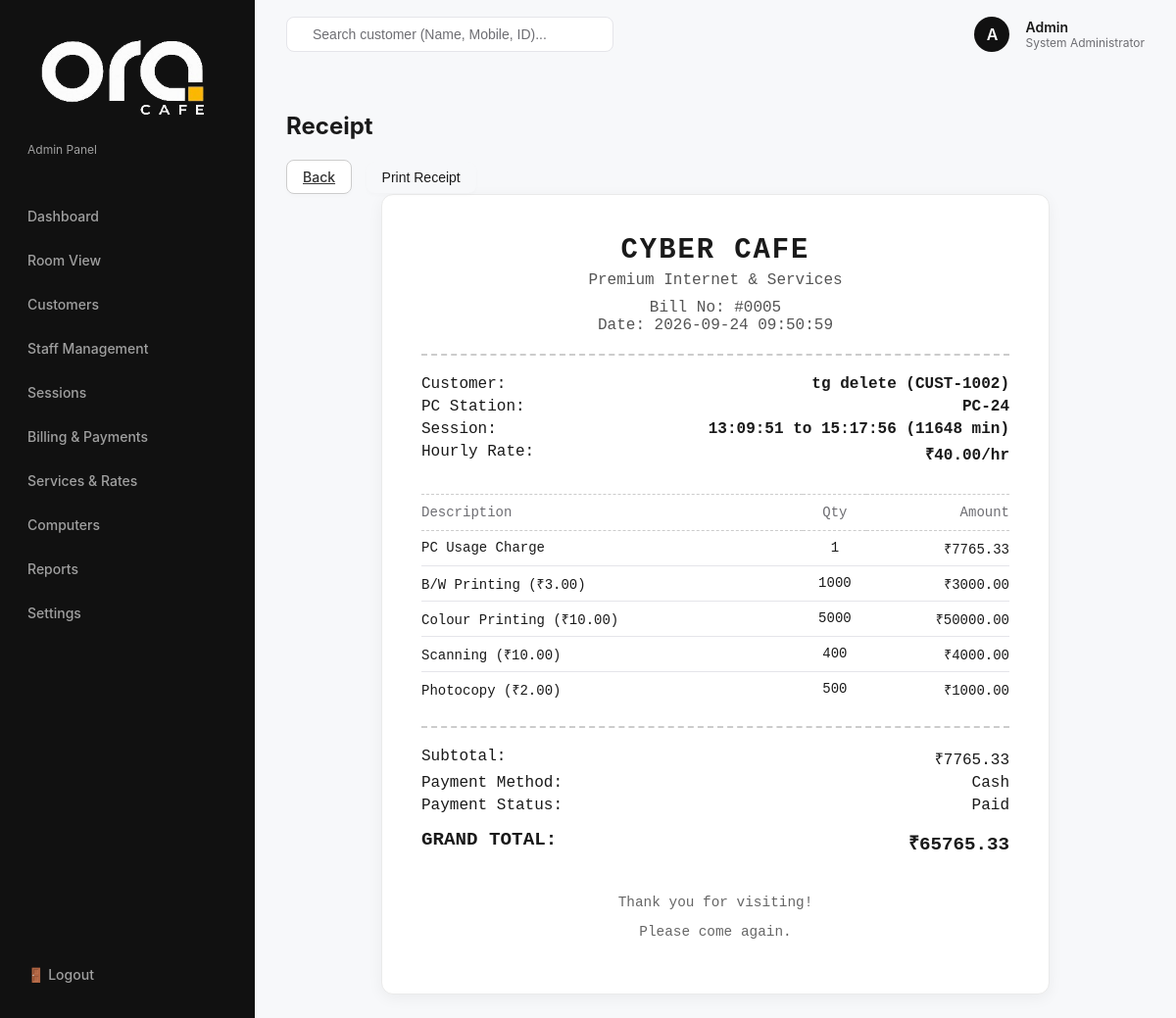
Screenshot of /billing/receipt/5 (signed in) with the database file from the repository.
### tables this page shows
CREATE TABLE bills (
    id INTEGER PRIMARY KEY AUTOINCREMENT,
    session_id INTEGER,
    customer_id INTEGER,
    subtotal REAL,
    total_amount REAL,
    payment_method TEXT, -- 'Cash', 'UPI'
    payment_status TEXT DEFAULT 'Pending', -- 'Pending', 'Paid'
    created_at TIMESTAMP DEFAULT CURRENT_TIMESTAMP,
    FOREIGN KEY(session_id) REFERENCES sessions(id),
    FOREIGN KEY(customer_id) REFERENCES customers(id)
);

CREATE TABLE customers (
    id INTEGER PRIMARY KEY AUTOINCREMENT,
    customer_id TEXT UNIQUE NOT NULL, -- e.g., CC1001
    name TEXT NOT NULL,
    mobile TEXT UNIQUE NOT NULL,
    email TEXT,
    address TEXT,
    password_hash TEXT,
    created_at TIMESTAMP DEFAULT CURRENT_TIMESTAMP
);

CREATE TABLE computers (
    id INTEGER PRIMARY KEY AUTOINCREMENT,
    computer_number TEXT UNIQUE NOT NULL,
    computer_name TEXT,
    hourly_rate REAL NOT NULL,
    status TEXT DEFAULT 'Available', -- 'Available', 'In Use', 'Maintenance'
    created_at TIMESTAMP DEFAULT CURRENT_TIMESTAMP
);

CREATE TABLE bill_items (
    id INTEGER PRIMARY KEY AUTOINCREMENT,
    bill_id INTEGER,
    service_id INTEGER,
    quantity INTEGER,
    rate REAL,
    amount REAL,
    FOREIGN KEY(bill_id) REFERENCES bills(id),
    FOREIGN KEY(service_id) REFERENCES services(id)
);

CREATE TABLE services (
    id INTEGER PRIMARY KEY AUTOINCREMENT,
    service_name TEXT NOT NULL,
    rate REAL NOT NULL,
    unit TEXT NOT NULL,
    created_at TIMESTAMP DEFAULT CURRENT_TIMESTAMP
, is_active INTEGER DEFAULT 1);

### app.py (the view)
@app.route('/billing/receipt/<int:bill_id>')
@login_required
def view_receipt(bill_id):
    conn = get_db_connection()
    bill = conn.execute('''
        SELECT b.*, c.name as customer_name, c.customer_id as cust_ref,
               s.start_time, s.end_time, s.duration_minutes, s.usage_charge, s.hourly_rate,
               comp.computer_number
        FROM bills b
        JOIN customers c ON b.customer_id = c.id
        JOIN sessions s ON b.session_id = s.id
        JOIN computers comp ON s.computer_id = comp.id
        WHERE b.id = ?
    ''', (bill_id,)).fetchone()
    if not bill:
        conn.close()
        flash('Bill not found.', 'error')
        return redirect(url_for('billing_history'))
    items = conn.execute('''
        SELECT bi.*, s.service_name
        FROM bill_items bi
        JOIN services s ON bi.service_id = s.id
        WHERE bi.bill_id = ?
    ''', (bill_id,)).fetchall()
    conn.close()
    return render_template('receipt.html', bill=bill, items=items)

### app.py (called while the page is built)
def get_db_connection():
    conn = sqlite3.connect(DATABASE)
    conn.row_factory = sqlite3.Row
    conn.execute('PRAGMA foreign_keys = ON;')
    return conn

def login_required(f):
    @wraps(f)
    def decorated_function(*args, **kwargs):
        if 'user_id' not in session:
            return redirect(url_for('login'))
        return f(*args, **kwargs)
    return decorated_function

### templates/receipt.html (shortened to what this page needs)
{% extends "base.html" %}
{% block content %}
<div class="header-action">
    <h2> Receipt</h2>
    <div>
        <a href="{{ url_for('billing_history') }}" class="btn" style="background: white; color: #333; border: 1px solid #ccc; margin-right: 10px;">Back</a>
        <button onclick="window.print()" class="btn"> Print Receipt</button>
    </div>
</div>
<div class="receipt-card">
    <div class="receipt-header">
        <h1>CYBER CAFE</h1>
        <p>Premium Internet & Services</p>
        <p style="margin-top: 10px;">Bill No: #{{ "%04d"|format(bill.id) }}</p>
        <p>Date: {{ bill.created_at }}</p>
    </div>
    <div class="receipt-details">
        <p><span>Customer:</span> <strong>{{ bill.customer_name }} ({{ bill.cust_ref }})</strong></p>
        <p><span>PC Station:</span> <strong>{{ bill.computer_number }}</strong></p>
        <p><span>Session:</span> <strong>{{ bill.start_time.split()[1] }} to {{ bill.end_time.split()[1] }} ({{ bill.duration_minutes }} min)</strong></p>
        <p><span>Hourly Rate:</span> <strong>₹{{ "%.2f"|format(bill.hourly_rate) }}/hr</strong></p>
    </div>
    <table class="receipt-table">
        <thead>
            <tr>
                <th>Description</th>
                <th style="text-align: center;">Qty</th>
                <th class="amount-col">Amount</th>
            </tr>
        </thead>
        <tbody>
            <tr>
                <td>PC Usage Charge</td>
                <td style="text-align: center;">1</td>
                <td class="amount-col">₹{{ "%.2f"|format(bill.usage_charge) }}</td>
            </tr>
            {% for item in items %}
            <tr>
                <td>{{ item.service_name }} (₹{{ "%.2f"|format(item.rate) }})</td>
                <td style="text-align: center;">{{ item.quantity }}</td>
                <td class="amount-col">₹{{ "%.2f"|format(item.amount) }}</td>
            </tr>
            {% endfor %}
        </tbody>
    </table>
    <div class="receipt-totals">
        <p><span>Subtotal:</span> <span>₹{{ "%.2f"|format(bill.subtotal) }}</span></p>
        <p><span>Payment Method:</span> <span>{{ bill.payment_method }}</span></p>
        <p><span>Payment Status:</span> <span>{{ bill.payment_status }}</span></p>
        <h3><span>GRAND TOTAL:</span> <span>₹{{ "%.2f"|format(bill.total_amount) }}</span></h3>
    </div>
    <div class="receipt-footer">
        <p>Thank you for visiting!</p>
        <p>Please come again.</p>
    </div>
</div>
{% endblock %}

### static/css/common.css (style rules this page uses)
:root { --bg-color: #f7f8fa; --sidebar-bg: #111111; --sidebar-text: #a0a0a0; --sidebar-text-hover: #ffffff; --card-bg: #ffffff; --text-primary: #1a1a1a; --text-secondary: #6e6e73; --border-color: #e5e5ea; --accent-blue: #007aff; --shadow-sm: 0 2px 8px rgba(0, 0, 0, 0.04); --shadow-md: 0 4px 12px rgba(0, 0, 0, 0.06); --shadow-lg: 0 8px 24px rgba(0, 0, 0, 0.08); }
body { font-family: -apple-system, BlinkMacSystemFont, "Segoe UI", Roboto, Helvetica, Arial, sans-serif; background-color: var(--bg-color); color: var(--text-primary); margin: 0; padding: 0; display: flex; height: 100vh; overflow: hidden; }
table { width: 100%; border-collapse: collapse; }
th, td { padding: 12px 16px; text-align: left; border-bottom: 1px solid var(--border-color); font-size: 14px; }
th { color: var(--text-secondary); font-weight: 500; }
tr:last-child td { border-bottom: none; }
.btn { display: inline-flex; align-items: center; justify-content: center; padding: 8px 16px; border-radius: 8px; font-size: 14px; font-weight: 500; cursor: pointer; transition: all 0.2s ease; border: none; background-color: var(--bg-color); color: var(--text-primary); box-shadow: 0 2px 4px rgba(0,0,0,0.02); }

### templates/receipt.html (style rules this page uses)
.receipt-card { background: white; max-width: 600px; margin: 0 auto; padding: 40px; border-radius: 12px; box-shadow: 0 4px 15px rgba(0,0,0,0.05); border: 1px solid #eaeaea; font-family: 'Courier New', Courier, monospace; }
.receipt-header { text-align: center; border-bottom: 2px dashed #ccc; padding-bottom: 20px; margin-bottom: 20px; }
.receipt-header h1 { margin: 0 0 5px 0; font-size: 1.8em; letter-spacing: 2px; }
.receipt-header p { margin: 0; color: #555; }
.receipt-details { margin-bottom: 30px; }
.receipt-details p { margin: 5px 0; display: flex; justify-content: space-between; }
.receipt-table { width: 100%; border-collapse: collapse; margin-bottom: 20px; }
.receipt-table th { text-align: left; border-bottom: 1px dashed #ccc; border-top: 1px dashed #ccc; padding: 10px 0; }
.receipt-table td { padding: 8px 0; }
.receipt-table .amount-col { text-align: right; }
.receipt-totals { border-top: 2px dashed #ccc; padding-top: 15px; margin-top: 15px; }
.receipt-totals p { display: flex; justify-content: space-between; margin: 5px 0; }
.receipt-totals h3 { display: flex; justify-content: space-between; margin: 15px 0 0 0; font-size: 1.2em; }
.receipt-footer { text-align: center; margin-top: 40px; font-size: 0.9em; color: #666; }

### rows the page displays
bills: id "0005", created_at "2026-09-24 09:50:59", subtotal "7765.33", payment_method "Cash", payment_status "Paid", total_amount "65765.33"
customers: customer_name "tg delete", cust_ref "CUST-1002"
computers: computer_number "PC-24"
bill_items: service_name "B/W Printing", rate "3.00", quantity "1000", amount "3000.00"
bill_items: service_name "Colour Printing", rate "10.00", quantity "5000", amount "50000.00"
bill_items: service_name "Scanning", rate "10.00", quantity "400", amount "4000.00"
bill_items: service_name "Photocopy", rate "2.00", quantity "500", amount "1000.00"

### other values shown
{{ session.get('name')[0] if session.get('name') else 'U' }} "A"
{{ session.get('name') }} "Admin"
{{ bill.start_time.split()[1] }} "13:09:51"
{{ bill.end_time.split()[1] }} "15:17:56"
{{ bill.duration_minutes }} "11648"
{{ "%.2f"|format(bill.hourly_rate) }} "40.00"
{{ "%.2f"|format(bill.usage_charge) }} "7765.33"
